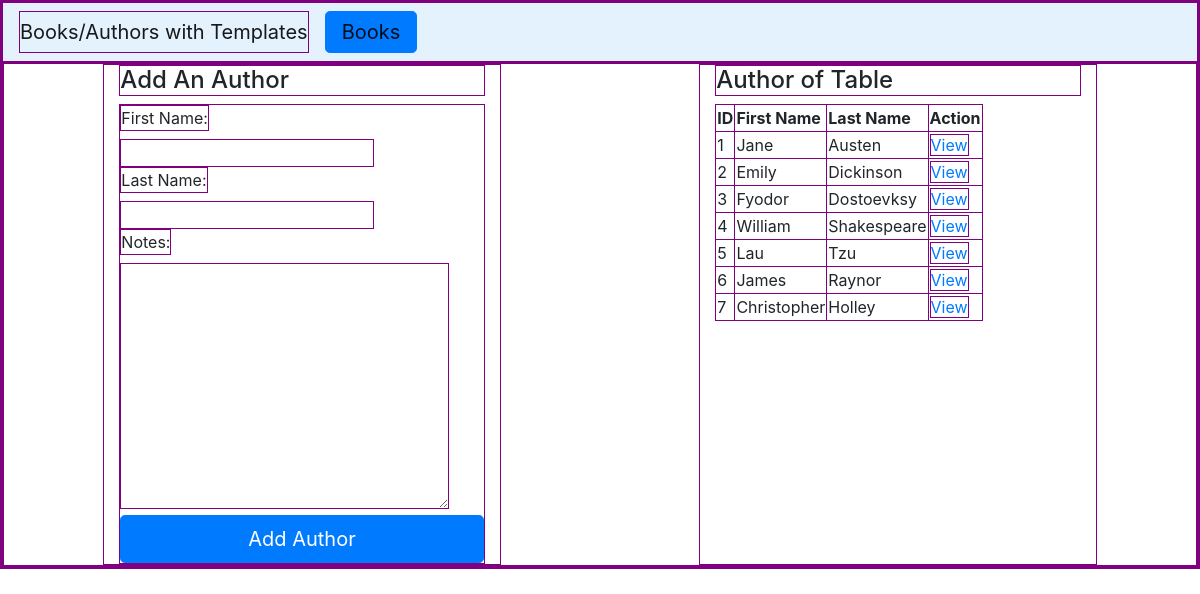
/books/authorpage, run on the app's committed database.
### booksAuthorApp/models.py (models this page shows, shortened)
class authors(models.Model):
    first_name = models.CharField(max_length=45)
    last_name = models.CharField(max_length=45)
    books = models.ManyToManyField(books, related_name="Authors")
    notes = models.CharField(max_length=45)
    created_at = models.DateTimeField(auto_now_add=True)
    update_at = models.DateTimeField(auto_now=True)

### booksAuthorApp/views.py (the view)
# urls.py: path('authorpage', views.authorpage),
def authorpage(request):
    context = {
        "books": books.objects.all(),
        "authors": authors.objects.all()
    }
    return render(request, "authors.html", context)

### booksAuthorApp/templates/authors.html (shortened to what this page needs)
<!DOCTYPE html>
<html lang="en">
<head>
    {% load static %}
    <link rel="stylesheet" href="{% static 'css/bootstrap.css' %}">
</head>
<nav class="navbar navbar-light justify-content-start" style="background-color: #e4f2fd;">
    <a class="navbar-brand" href="#">Books/Authors with Templates</a>
    <a class="navbar-brand btn btn-primary btn-lg" href="/books">Books</a>
  </nav>
<body>
    <div class="container-fluid">
        <div class="row justify-content-around">
            <div class="col-4">
                <h4>Add An Author</h4>
                <form action="addAuthor" method="POST">
                    <label for="formFirstName">First Name:</label><br>
                    <input type="text" name="formFirstName" id=""><br>
                    <label for="formLastName">Last Name:</label><br>
                    <input type="text" name="formLastName" id=""><br>
                    <label for="formNotes">Notes:</label><br>
                    <textarea name="formNotes" id="" cols="30" rows="10"></textarea>
                    <button class="btn btn-primary btn-lg btn-block" type="submit">Add Author</button>
                </form>
            </div>
            <div class="col-4">
                <h4>Author of Table</h4>
                <table>
                    <thead>
                        <th>ID</th>
                        <th>First Name</th>
                        <th>Last Name</th>
                        <th>Action</th>
                    </thead>
                    <tbody>
                    {% for author in authors %}
                    <tr>
                        <td>{{author.id}}</td>
                        <td>{{author.first_name}}</td>
                        <td>{{author.last_name}}</td>
                        <td><a href="authorpage/{{author.id}}">View</a></td>
                    </tr>
                    {% endfor %}
                </tbody>
                </table>
            </div>
        </div>
    </div>
</body>
</html>

### data on the page
authors: id "1", first_name "Jane", last_name "Austen"
authors: id "2", first_name "Emily", last_name "Dickinson"
authors: id "3", first_name "Fyodor", last_name "Dostoevksy"
authors: id "4", first_name "William", last_name "Shakespeare"
authors: id "5", first_name "Lau", last_name "Tzu"
authors: id "6", first_name "James", last_name "Raynor"
authors: id "7", first_name "Christopher", last_name "Holley"
